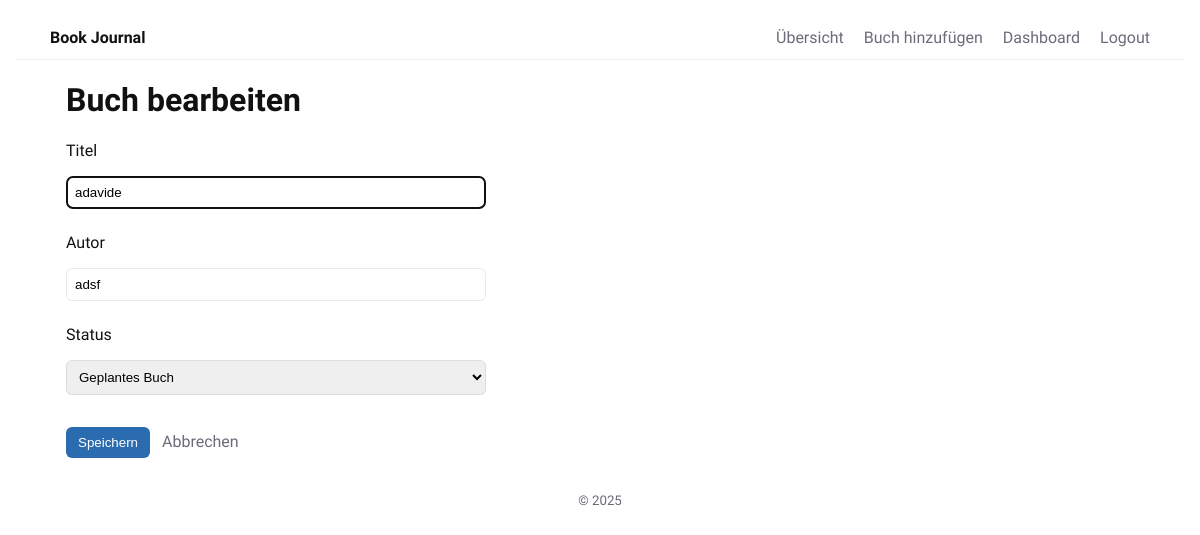
/edit_book/3 (signed in), run on an earlier commit of the app's database.
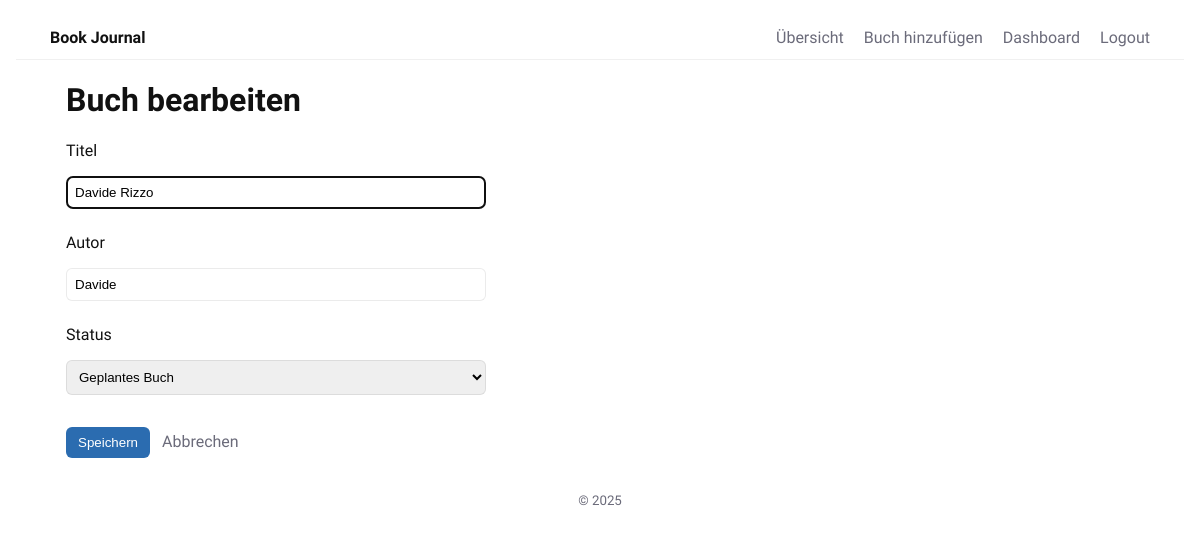
And on a later commit of the database.
### Main.py (models this page shows)
class Book(Base):
    __tablename__ = "books"
    id = Column(Integer, primary_key=True)
    title = Column(String, nullable=False)
    author = Column(String)
    status = Column(String, default="Geplantes Buch")
    user_id = Column(Integer, ForeignKey("users.id"), nullable=False)
    notes = relationship("Note", back_populates="book", cascade="all, delete")
    user = relationship("User", back_populates="books")

### Main.py (the view, shortened to what this page needs)
@app.route('/edit_book/<int:book_id>', methods=['GET', 'POST'])
def edit_book(book_id):
    if not session.get('user_id'):
        return redirect(url_for('login'))
    book = get_book(book_id, session['user_id'])
    if not book:
        return "Buch nicht gefunden", 404
    return render_template('edit.html', book=book)

### Main.py (called while the page is built)
def get_book(book_id, user_id):
    return db_session.query(Book).filter(Book.id == book_id, Book.user_id == user_id).first()

### templates/edit.html (shortened to what this page needs)
{% extends "base.html" %}
{% block content %}
  <h1>Buch bearbeiten</h1>
  <form method="POST" class="form">
    <label for="title">Titel</label>
    <input id="title" name="title" type="text" value="{{ book.title }}" required autofocus>
    <label for="author">Autor</label>
    <input id="author" name="author" type="text" value="{{ book.author }}">
    <label for="status">Status</label>
    <select id="status" name="status">
      <option value="Geplantes Buch" {% if book.status == "Geplantes Buch" %}selected{% endif %}>Geplantes Buch</option>
    </select>
    <div class="button-container">
      <button type="submit">Speichern</button>
      <a href="{{ url_for('book_detail', book_id=book.id) }}">Abbrechen</a>
    </div>
  </form>
{% endblock %}

What changed in the data, as far as the page shows it:
changed Book "Geplantes Buch": title "adavide" → "Davide Rizzo"; author "adsf" → "Davide"
